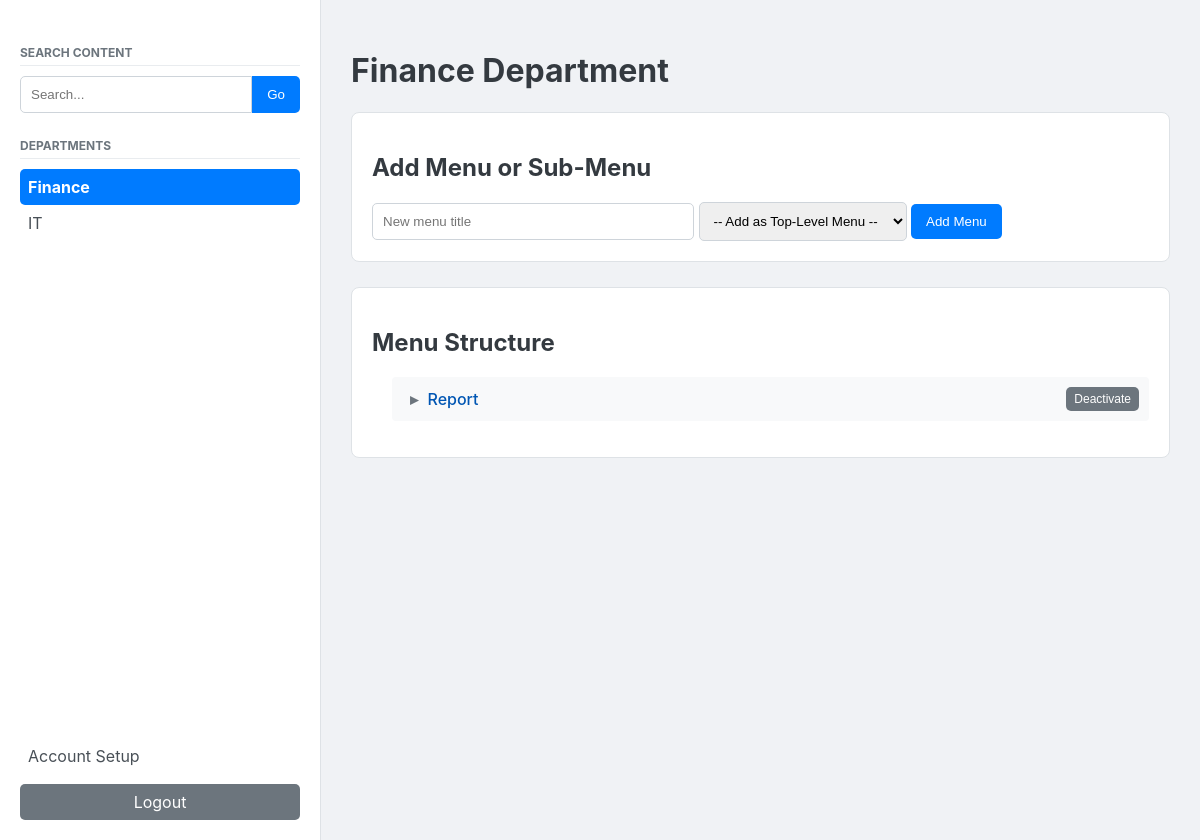
The page /department/Finance (signed in) on the database as committed earlier.
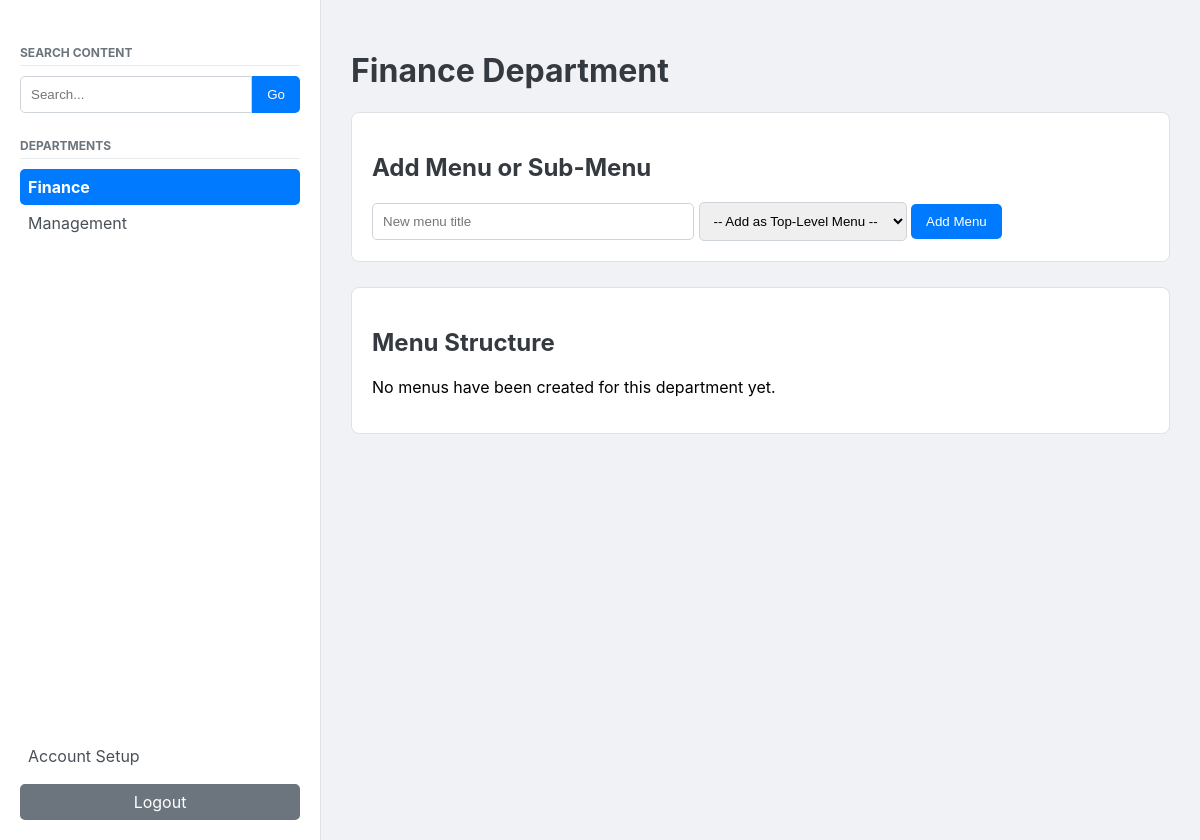
The same page on the database as committed later.
### database.py (models this page shows)
class Department(db.Model):
    id = db.Column(db.Integer, primary_key=True)
    name = db.Column(db.String(100), unique=True, nullable=False)
    active = db.Column(db.Boolean, default=True, nullable=False)
    users = relationship("User", back_populates="department")
    menus = relationship("Menu", back_populates="department", cascade="all, delete-orphan")

class Menu(db.Model):
    __tablename__ = 'menu'
    id = db.Column(db.Integer, primary_key=True)
    name = db.Column(db.String(150), nullable=False)
    active = db.Column(db.Boolean, default=True, nullable=False)
    parent_id = db.Column(db.Integer, db.ForeignKey('menu.id'))
    department_id = db.Column(db.Integer, db.ForeignKey('department.id'), nullable=False)
    department = relationship("Department", back_populates="menus")
    parent = relationship('Menu', remote_side=[id], back_populates='children')
    children = relationship('Menu', back_populates='parent', cascade="all, delete-orphan")
    posts = relationship("Post", back_populates="menu", cascade="all, delete-orphan")

### app.py (the view, shortened to what this page needs)
@app.route('/department/<string:department_name>', methods=['GET', 'POST'])
def department_dashboard(department_name):
    user, is_super_admin = get_current_user_and_permissions()
    if not user: return redirect(url_for('login'))
    department = Department.query.filter_by(name=department_name).first()
    if not department:
        flash(f"Department '{department_name}' not found.", 'danger'); return redirect(url_for('admin_panel') if is_super_admin else url_for('login'))
    can_edit = can_user_edit_department(user, department, is_super_admin)
    if not department.active and not is_super_admin:
        flash(f"'{department.name}' is inactive.", 'info'); return redirect(url_for('department_dashboard', department_name=user.department.name))
    visible_departments = Department.query.order_by(Department.name).all() if is_super_admin else Department.query.filter_by(active=True).order_by(Department.name).all()
    top_level_menus = Menu.query.filter_by(department_id=department.id, parent_id=None).order_by(Menu.name).all()
    return render_template('department_dashboard.html', department=department, top_level_menus=top_level_menus, flat_menu_list=get_flat_menu_list(top_level_menus),
                           can_edit=can_edit, is_super_admin=is_super_admin, all_departments=visible_departments, user=user)

### app.py (called while the page is built)
def get_current_user_and_permissions():
    if 'user_id' not in session: return None, False
    user = db.session.get(User, session['user_id'])
    is_super_admin = user.role == 'superadmin' if user else False
    return user, is_super_admin

def can_user_edit_department(user, department, is_super_admin):
    if not user: return False
    return is_super_admin or (user.role == 'admin' and department and user.department_id == department.id)

def get_flat_menu_list(menus):
    flat_list = []
    def _flatten(menu_list, depth=0):
        for item in menu_list:
            indented_name = '—' * depth + ' ' + item.name if depth > 0 else item.name
            flat_list.append({'id': item.id, 'name': indented_name})
            if item.children: _flatten(item.children, depth + 1)
    _flatten(menus)
    return flat_list

### templates/department_dashboard.html (shortened to what this page needs)
<!DOCTYPE html>
<html lang="en">
<head>
</head>
<body>
    <div class="flex-container">
        <div class="sidebar">
            <div class="sidebar-nav">
                <h3 class="nav-header">Search Content</h3>
                <form action="{{ url_for('search') }}" method="get" style="display: flex;">
                    <input type="search" name="query" placeholder="Search..." required style="flex-grow:1; border-top-right-radius: 0; border-bottom-right-radius: 0;">
                    <button type="submit" style="border-top-left-radius: 0; border-bottom-left-radius: 0;">Go</button>
                </form>
                <h3 class="nav-header">Departments</h3>
                {% for dept in all_departments %}
                    <a href="{{ url_for('department_dashboard', department_name=dept.name) }}" class="sidebar-link {% if dept.name == department.name %}active{% endif %}">
                        {{ dept.name }}
                    </a>
                {% endfor %}
            </div>
            <div>
                <a href="{{ url_for('setup_page') }}" class="sidebar-link">Account Setup</a>
                <a href="{{ url_for('logout') }}" class="sidebar-link" style="margin-top: 10px; background-color: #6c757d; color: white; text-align:center;">Logout</a>
            </div>
        </div>
        <div class="main-content">
            <h1>{{ department.name }} Department</h1>
            {% if can_edit %}
            <div class="container">
                <h2>Add Menu or Sub-Menu</h2>
                <form method="post">
                    <input type="text" name="new_menu_name" placeholder="New menu title" required style="width: 300px;">
                    <select name="parent_menu_id" style="width: auto; padding: 10px;">
                        <option value="root">-- Add as Top-Level Menu --</option>
                    </select>
                    <button type="submit">Add Menu</button>
                </form>
            </div>
            {% endif %}
            <div class="container">
                <h2>Menu Structure</h2>
                {% macro render_menu_tree(menu_items) %}
                <ul>
                    {% for item in menu_items %}
                        {% if item.active or can_edit %}
                        <li class="menu-item {% if not item.active %}inactive{% endif %} {% if item.children %}has-children{% endif %}">
                            <div>
                                <span>
                                    {% if item.children %}<span class="toggler"></span>{% endif %}
                                    <a href="{{ url_for('menu_content_page', department_name=department.name, menu_id=item.id) }}">{{ item.name }}</a>
                                </span>
                                {% if can_edit %}
                                <div class="actions">
                                    <form method="post" action="{{ url_for('toggle_menu_status', menu_id=item.id) }}" style="display:inline;"><button class="button-sm" style="background-color: #6c757d; padding: 5px 8px; font-size: 12px;">{{'Deactivate' if item.active else 'Activate'}}</button></form>
                                </div>
                                {% endif %}
                            </div>
                        </li>
                        {% endif %}
                    {% endfor %}
                </ul>
                {% endmacro %}
                {% if top_level_menus %}
                    {{ render_menu_tree(top_level_menus) }}
                {% else %}
                    <p>No menus have been created for this department yet.</p>
                {% endif %}
            </div>
        </div>
    </div>
</body>
</html>

### templates/department_dashboard.html (style rules this page uses)
body { font-family: -apple-system, BlinkMacSystemFont, "Segoe UI", Roboto, "Helvetica Neue", Arial, sans-serif; background-color: #f0f2f5; margin: 0; }
.flex-container { display: flex; }
.sidebar { width: 280px; border-right: 1px solid #dee2e6; padding: 20px; height: 100vh; position: sticky; top: 0; background-color: #ffffff; display:flex; flex-direction: column; }
.sidebar-nav { flex-grow: 1; overflow-y: auto; }
.main-content { flex-grow: 1; padding: 30px; }
.container { border: 1px solid #dee2e6; padding: 20px; margin-bottom: 25px; border-radius: 8px; background: white; }
h1, h2 { color: #343a40; }
button, .button, .button-sm { padding: 10px 15px; background-color: #007bff; color: white; border: none; border-radius: 5px; cursor: pointer; font-weight: 500; }
.nav-header { text-transform: uppercase; font-size: 12px; font-weight: bold; color: #6c757d; margin: 25px 0 10px; padding-bottom: 5px; border-bottom: 1px solid #e9ecef; }
.sidebar-link { text-decoration: none; color: #495057; display: block; padding: 8px; border-radius: 5px; }
.sidebar-link.active { background-color: #007bff; color: white; font-weight: bold; }
input[type="text"], input[type="search"], select { padding: 10px; border-radius: 5px; border: 1px solid #ced4da; }

Rows that differ between the two databases and show on the page:
removed Department: name "IT"
removed Menu: name "Report", active "Deactivate"
now on this page (row edited): Department: name "Management"
Other text that changed with them:
text now shown: "No menus have been created for this department yet."
